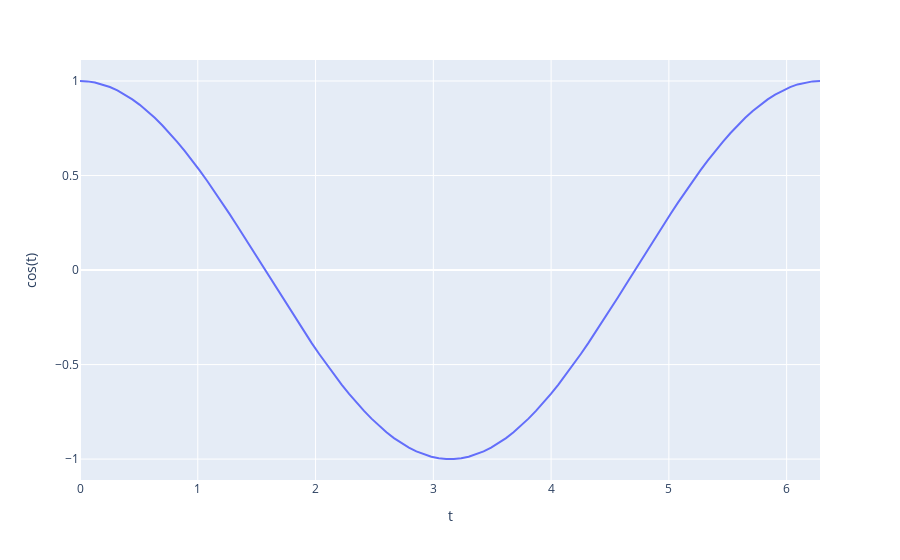

Notebook source saved alongside this figure:
### Markdown cell above
### Line Graph

### Code cell
import plotly.express as px
import numpy as np

t = np.linspace(0, 2*np.pi, 100)

fig = px.line(x=t, y=np.cos(t), labels={'x':'t', 'y':'cos(t)'})
fig.show()
